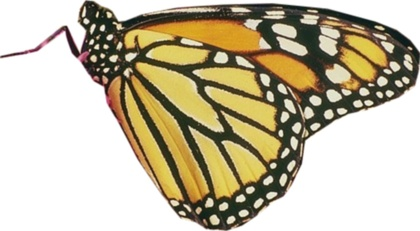
%> input picture Image Segmentation/m.jpg, 420 x 231 px, shrunk from 505 x 278 before the run
$ octave HSIS.m   (GNU Octave 9; MATLAB toolbox functions it lacks are replaced by stand-ins)
%> lines starting %> are read from the running program, lines starting %| are printed output that depends on the picture
### Image Segmentation/ClusterCost.m
function [z, out] = ClusterCost(m, X)
% Calculate Distance Matrix
d = pdist2(X, m);
% Assign Clusters and Find Closest Distances
[dmin, ind] = min(d, [], 2);
% Sum of Within-Cluster Distance
WCD = sum(dmin);
z=WCD;
out.d=d;
out.dmin=dmin;
out.ind=ind;
out.WCD=WCD;
end

### Image Segmentation/HSIS.m
clear;
clc;
warning('off');
% Loading
img=imread('m.jpg');
%> img is the input picture: size 231x420x3 uint8; mean R, G, B 195.8, 186.9, 162.7
img=im2double(img);
%> img: size 231x420x3 double
gray=rgb2gray(img);
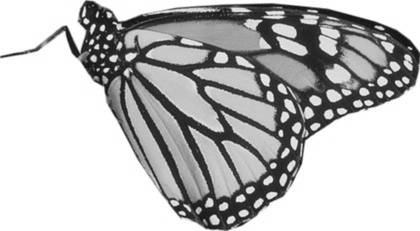
%> gray: size 231x420 double; min 0.0701, max 1, mean 0.732
gray=imadjust(gray);
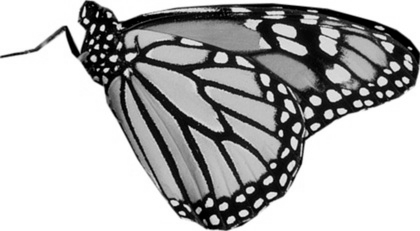
%> gray: size 231x420 double; min 0, max 1, mean 0.697
% Reshaping image to vector
X=gray(:);

%% Starting
k = 4; % Number of Segments
tic
%---------------------------------------------------
CostFunction=@(m) ClusterCost(m, X);     % Cost Function
VarSize=[k size(X,2)];           % Decision Variables Matrix Size
%> VarSize = [4 1]
nVar=prod(VarSize);              % Number of Decision Variables
%> nVar = 4
VarMin= repmat(min(X),k,1);      % Lower Bound of Variables
%> VarMin = [0; 0; 0; 0]
VarMax= repmat(max(X),k,1);      % Upper Bound of Variables
%> VarMax = [1; 1; 1; 1]

%% Harmony Search Parameters

MaxIt = 40;     % Maximum Number of Iterations
HMS = 4;         % Harmony Memory Size

nNew = 2;        % Number of New Harmonies
HMCR = 0.9;       % Harmony Memory Consideration Rate
PAR = 0.1;        % Pitch Adjustment Rate
FW = 0.02*(VarMax-VarMin);    % Fret Width (Bandwidth)
%> FW = [0.02; 0.02; 0.02; 0.02]
FW_damp = 0.995;              % Fret Width Damp Ratio

%% Start

% Empty Harmony Structure
empty_harmony.Position = [];
empty_harmony.Cost = [];
empty_harmony.Out = [];
% Initialize Harmony Memory
HM = repmat(empty_harmony, HMS, 1);

% Create Initial Harmonies
for i = 1:HMS
HM(i).Position = unifrnd(VarMin, VarMax, VarSize);
[HM(i).Cost HM(i).Out] = CostFunction(HM(i).Position);
end
%> after the loop, HM = 4 items; Cost: 12426.4, 16147.5, 15045.1, 16190.4
% Sort Harmony Memory
[~, SortOrder] = sort([HM.Cost]);
%> SortOrder = [1 3 2 4]
HM = HM(SortOrder);
%> HM = 4 items; Cost: 12426.4, 15045.1, 16147.5, 16190.4
% Update Best Solution Ever Found
BestSol = HM(1);
%> BestSol = {Position [0.844 0.758 0.421 0.259], Cost 12426.4}
% Array to Hold Best Cost Values
BestCost = zeros(MaxIt, 1);

%% Harmony Search

for it = 1:MaxIt
% Initialize Array for New Harmonies
NEW = repmat(empty_harmony, nNew, 1);
% Create New Harmonies
for k = 1:nNew
% Create New Harmony Position
NEW(k).Position = unifrnd(VarMin, VarMax, VarSize);
for j = 1:nVar
if rand <= HMCR
% Use Harmony Memory
i = randi([1 HMS]);
NEW(k).Position(j) = HM(i).Position(j);
end
% Pitch Adjustment
if rand <= PAR
% DELTA = FW*unifrnd(-1, +1);    % Uniform
DELTA = FW*randn();            % Gaussian (Normal)
NEW(k).Position(j) = NEW(k).Position(j);
end
end
% Apply Variable Limits
NEW(k).Position = max(NEW(k).Position, VarMin);
NEW(k).Position = min(NEW(k).Position, VarMax);
% Evaluation
[NEW(k).Cost NEW(k).Out] = CostFunction(NEW(k).Position);
end
% Merge Harmony Memory and New Harmonies
HM = [HM
NEW];
% Sort Harmony Memory
[~, SortOrder] = sort([HM.Cost]);
HM = HM(SortOrder);
% Truncate Extra Harmonies
HM = HM(1:HMS);
% Update Best Solution Ever Found
BestSol = HM(1);
% Store Best Cost Ever Found
BestCost(it) = BestSol.Cost;
BestRes(it)=BestSol.Cost;
% Show Iteration Information
disp(['Iteration ' num2str(it) ': Best Cost = ' num2str(BestCost(it))]);
% Damp Fret Width
FW = FW*FW_damp;
% FACenters=Res(X, BestSol);
end
%> this loop made 40 passes
%> (SortOrder, BestSol, FW) on passes 1 to 6: ([1 5 2 3 4 6], {Position [0.844 0.758 0.421 0.259], Cost 12426.4}, [0.0199; 0.0199; 0.0199; 0.0199]), ([1 5 2 3 6 4], {Position [0.844 0.758 0.421 0.259], Cost 12426.4}, [0.0198; 0.0198; 0.0198; 0.0198]), ([6 1 2 3 4 5], {Position [0.511 0.583 0.908 0.259], Cost 10258.9}, [0.0197; 0.0197; 0.0197; 0.0197]), ([6 1 2 3 5 4], {Position [0.185 0.583 0.908 0.505], Cost 8981.4}, [0.0196; 0.0196; 0.0196; 0.0196]), ([1 2 3 5 4 6], {Position [0.185 0.583 0.908 0.505], Cost 8981.4}, [0.0195; 0.0195; 0.0195; 0.0195]), ([1 6 2 3 4 5], {Position [0.185 0.583 0.908 0.505], Cost 8981.4}, [0.0194; 0.0194; 0.0194; 0.0194])
%| Iteration 1: Best Cost = 12426.4321
%| Iteration 2: Best Cost = 12426.4321
%| Iteration 3: Best Cost = 10258.8536
%| Iteration 4: Best Cost = 8981.3901
%| Iteration 5: Best Cost = 8981.3901
%| Iteration 6: Best Cost = 8981.3901
%| Iteration 7: Best Cost = 8981.3901
%| Iteration 8: Best Cost = 8778.4792
%> (further printed lines are left out)
%> after the loop, BestCost = 40 values, max 12426.4 at index 1, min 7036.9 at index 23, mean 8174.4; BestRes has the same summary as BestCost; DELTA = [-0.0168; -0.0168; -0.0168; -0.0168]; HM = 4 items; Cost: 7036.9, 7036.9, 7036.9, 7036.9; NEW = 2 items; Cost: 7036.9, 8409; i = 3
FAlbl=BestSol.Out.ind;
% Plot
% figure('Renderer', 'painters', 'Position', [50 50 250 250])
plot(BestCost,'k','LineWidth',2);
xlabel('Iteration');
ylabel('Best Cost');
ax = gca;
ax.FontSize = 12;
ax.FontWeight='bold';
grid on;
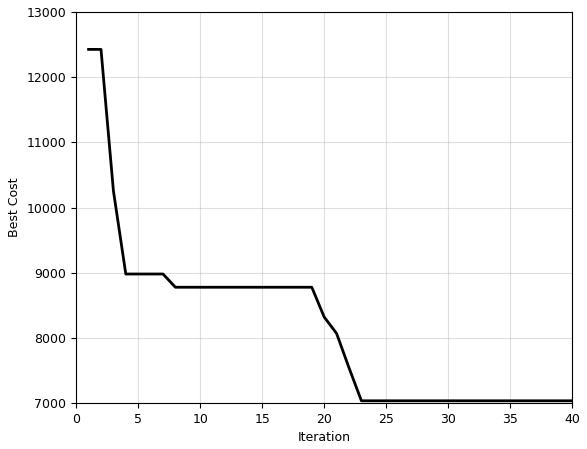
%> figure redrawn from the program's plot data; curve peaks at x = 1, y = 12426.4

%% Converting cluster centers and its indexes into image
gray2=reshape(FAlbl(:,1),size(gray));
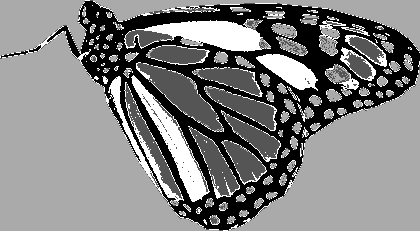
%> gray2: size 231x420 double; min 1, max 4, mean 2.51; drawn with min black and max white
segmented = label2rgb(gray2);
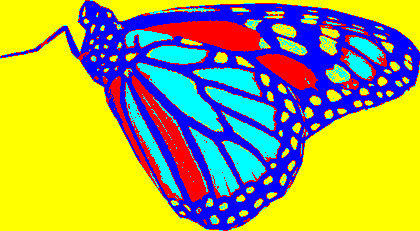
%> segmented: size 231x420x3 uint8; mean R, G, B 161.7, 163.7, 93.3
% Plot Results
figure;
subplot(1,2,1)
imshow(img,[]);title('Original');
subplot(1,2,2)
imshow(segmented,[]);title('Segmented Image');
toc
